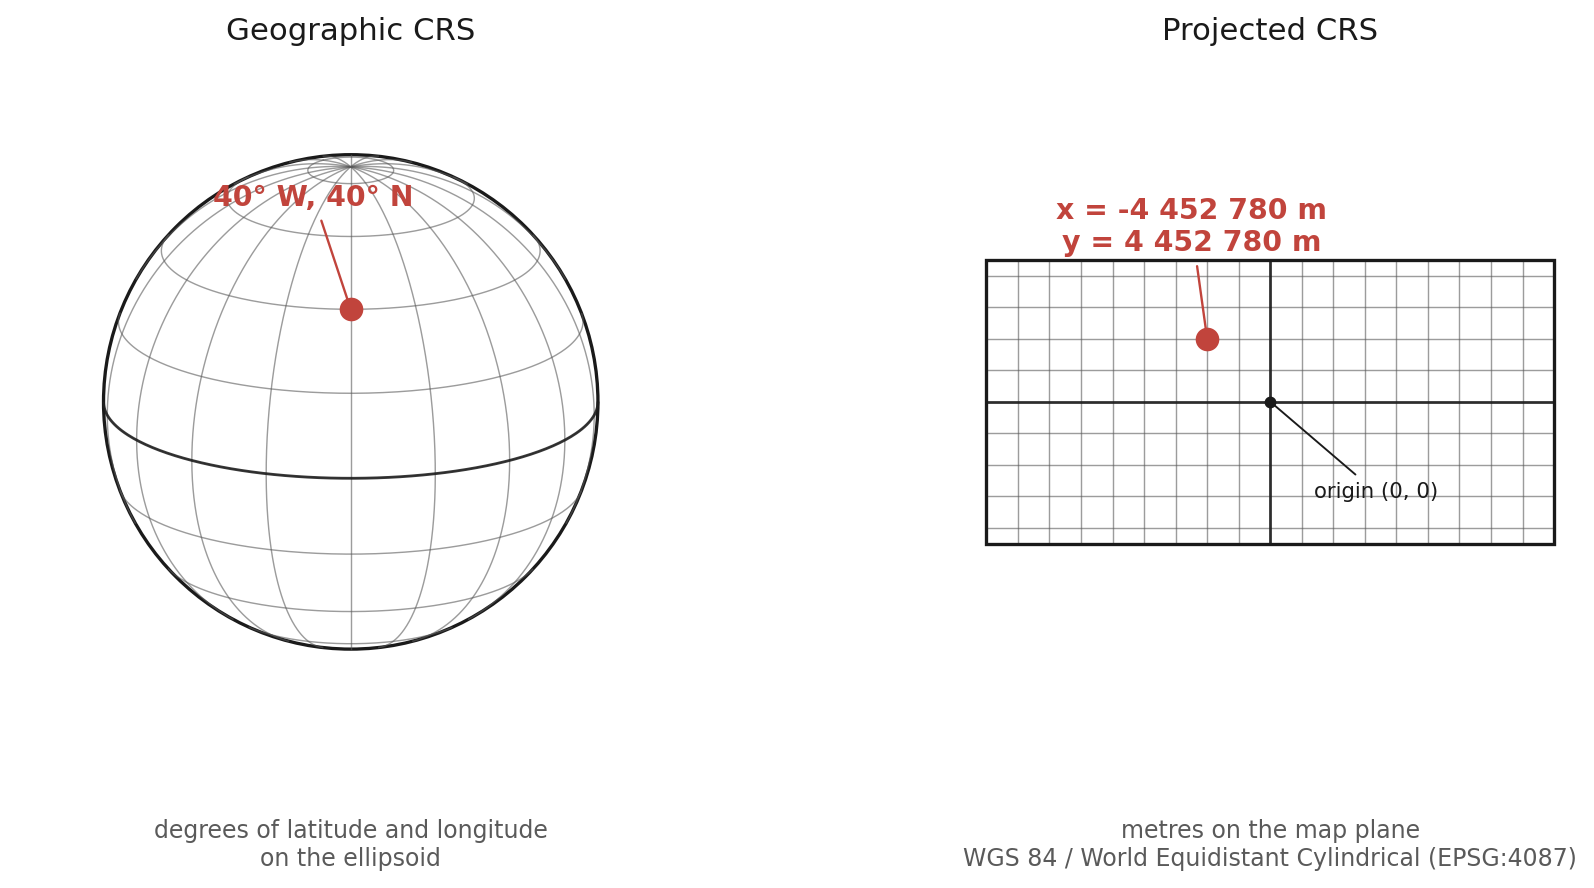

Reproduce this figure in Python.
"""Generates coordinate_systems.png – the same place, described two ways.

One point in the middle of the Atlantic, at 40° W and 40° N. On the left it is
given in degrees on the globe; on the right, in metres on a flat map. The
projected coordinates are computed with pyproj – the same library GeoPandas
uses under the hood – so the numbers on the figure are real, not illustrative.

Run from this folder:  python coordinate_systems.py
"""

import matplotlib.pyplot as plt
import numpy as np
from pyproj import CRS, Transformer

TEAL = "#03A3A6"
GREY = "#5A5A5A"
INK = "#1A1A1A"
POINT = "#C1443C"

LON, LAT = -40.0, 40.0
PROJECTED = "EPSG:4087"   # WGS 84 / World Equidistant Cylindrical, in metres

transformer = Transformer.from_crs("EPSG:4326", PROJECTED, always_xy=True)
x_m, y_m = transformer.transform(LON, LAT)
projected_name = CRS.from_user_input(PROJECTED).name


def globe_xy(lon, lat, view_lon=-40.0, view_lat=18.0):
    """Orthographic projection – what the globe looks like face on.

    Returns the plotted position and whether the point is on the near side.
    """
    lam, phi = np.radians(lon), np.radians(lat)
    lam0, phi0 = np.radians(view_lon), np.radians(view_lat)
    cos_c = (np.sin(phi0) * np.sin(phi)
             + np.cos(phi0) * np.cos(phi) * np.cos(lam - lam0))
    x = np.cos(phi) * np.sin(lam - lam0)
    y = np.cos(phi0) * np.sin(phi) - np.sin(phi0) * np.cos(phi) * np.cos(lam - lam0)
    return x, y, cos_c >= 0


fig, (left, right) = plt.subplots(1, 2, figsize=(11.0, 4.9))

# ---------------------------------------------------------------- the globe
left.add_patch(plt.Circle((0, 0), 1, facecolor="white",
                          edgecolor=INK, linewidth=1.4, zorder=1))

for lat in range(-80, 81, 20):
    lons = np.linspace(-180, 180, 400)
    gx, gy, visible = globe_xy(lons, np.full_like(lons, float(lat)))
    gx, gy = np.where(visible, gx, np.nan), np.where(visible, gy, np.nan)
    left.plot(gx, gy, color=GREY, linewidth=0.6, alpha=0.6, zorder=2)

for lon in range(-180, 180, 20):
    lats = np.linspace(-90, 90, 400)
    gx, gy, visible = globe_xy(np.full_like(lats, float(lon)), lats)
    gx, gy = np.where(visible, gx, np.nan), np.where(visible, gy, np.nan)
    left.plot(gx, gy, color=GREY, linewidth=0.6, alpha=0.6, zorder=2)

# the equator, heavier, as the origin of latitude
lons = np.linspace(-180, 180, 400)
gx, gy, visible = globe_xy(lons, np.zeros_like(lons))
left.plot(np.where(visible, gx, np.nan), np.where(visible, gy, np.nan),
          color=INK, linewidth=1.2, alpha=0.85, zorder=3)

px, py, _ = globe_xy(LON, LAT)
left.plot([px], [py], "o", color=POINT, markersize=9, zorder=5)
left.annotate(f"{abs(LON):.0f}° W, {LAT:.0f}° N",
              xy=(px, py), xytext=(px - 0.15, py + 0.42),
              fontsize=12, color=POINT, ha="center", fontweight="bold",
              arrowprops=dict(arrowstyle="-", color=POINT, linewidth=1))

left.set_title("Geographic CRS", fontsize=13, color=INK, pad=12)
left.text(0.5, 0.02, "degrees of latitude and longitude\non the ellipsoid",
          transform=left.transAxes, ha="center", va="top",
          fontsize=10, color=GREY)
left.set_xlim(-1.35, 1.35)
left.set_ylim(-1.75, 1.35)

# ------------------------------------------------------------- the flat map
bounds_x, bounds_y = transformer.transform(180, 90)

for lat in range(-80, 81, 20):
    _, gy = transformer.transform(0, lat)
    right.plot([-bounds_x, bounds_x], [gy, gy],
               color=GREY, linewidth=0.6, alpha=0.6, zorder=2)

for lon in range(-180, 181, 20):
    gx, _ = transformer.transform(lon, 0)
    right.plot([gx, gx], [-bounds_y, bounds_y],
               color=GREY, linewidth=0.6, alpha=0.6, zorder=2)

right.add_patch(plt.Rectangle((-bounds_x, -bounds_y), 2 * bounds_x, 2 * bounds_y,
                              facecolor="none", edgecolor=INK,
                              linewidth=1.4, zorder=3))
right.plot([-bounds_x, bounds_x], [0, 0], color=INK,
           linewidth=1.2, alpha=0.85, zorder=3)
right.plot([0, 0], [-bounds_y, bounds_y], color=INK,
           linewidth=1.2, alpha=0.85, zorder=3)

right.plot([x_m], [y_m], "o", color=POINT, markersize=9, zorder=5)
right.annotate(f"x = {x_m:,.0f} m\ny = {y_m:,.0f} m".replace(",", " "),
               xy=(x_m, y_m), xytext=(x_m - 1.1e6, y_m + 6.2e6),
               fontsize=12, color=POINT, ha="center", fontweight="bold",
               arrowprops=dict(arrowstyle="-", color=POINT, linewidth=1))

# the origin the metres are counted from
right.plot([0], [0], "o", color=INK, markersize=4, zorder=5)
right.annotate("origin (0, 0)", xy=(0, 0), xytext=(3.1e6, -6.4e6),
               fontsize=9, color=INK, ha="left", va="center",
               arrowprops=dict(arrowstyle="-", color=INK, linewidth=0.8))

right.set_title("Projected CRS", fontsize=13, color=INK, pad=12)
right.text(0.5, 0.02,
           f"metres on the map plane\n{projected_name} ({PROJECTED})",
           transform=right.transAxes, ha="center", va="top",
           fontsize=10, color=GREY)
right.set_xlim(-bounds_x * 1.06, bounds_x * 1.06)
right.set_ylim(-bounds_y * 3.05, bounds_y * 2.35)

for ax in (left, right):
    ax.set_aspect("equal")
    ax.axis("off")

fig.subplots_adjust(left=0.02, right=0.98, top=0.94, bottom=0.02, wspace=0.05)
fig.savefig("coordinate_systems.png", dpi=170, facecolor="white",
            bbox_inches="tight")
